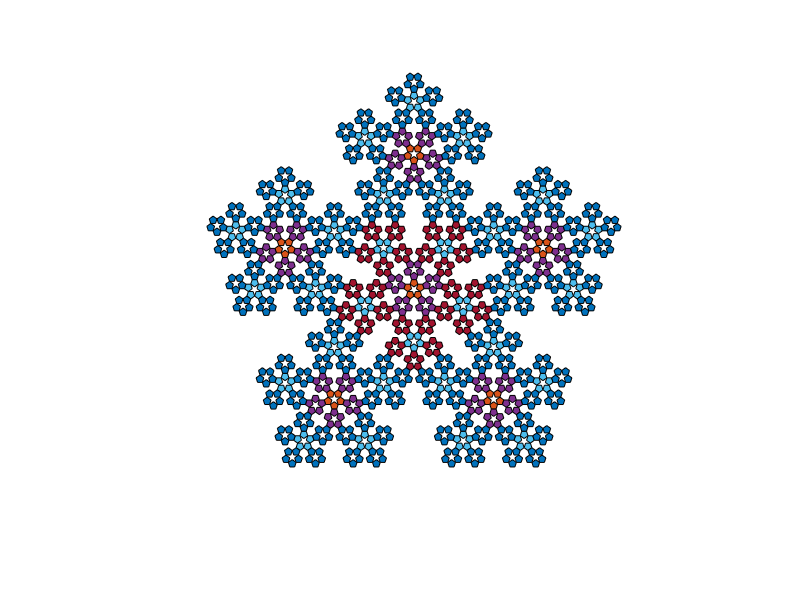

Write MATLAB code to recreate this figure.
%pentaflake2
%pentaflake
%darw curve
golden = 1.618033988749894848204586;
n=5;
h=0.5;
t=linspace(0,2*pi,n+1);
colmap=(lines);
%patch(h*sin(t),h*cos(t),colmap(1,:));
%hold on

xarr=h*sin(t-3*108/180*pi);
yarr=h*cos(t-3*108/180*pi);
phas=(-5:2:3)';
rough=length(phas);
%1%%%%%%%%%%%%%%%%%%%%%%%%%%%%%%%%%% 
for n=1:length(phas)
 [xx,yy]=pol2cart(phas(n)*72/180*pi,golden^1*h);
 patch(yy+xarr,xx+yarr,colmap(2,:));
 end


%2%%%%%%%%%%%%%%%%%%%%%%%%%%%%%%%%%%
phas=(-7:2:3)';
for k=1:5
    [roughx,roughy]=pol2cart(-k*2*pi/5+72*pi/180,(golden^3)*h+h/golden);    
    %patch(roughy+xarr,roughx+yarr,colmap(2,:));
    for n=1:rough
        %rough2=1*phas*(36)/180*pi;    
        [xx,yy]=pol2cart(phas(n)*(72)/180*pi,golden^1*h);
        patch(roughy-yy-xarr,roughx-xx-yarr,colmap(4,:));
    end
end


%3%%%%%%%%%%%%%%%%%%%%%%%%%%%%%%%%%%
% phas=(-7:2:3)';
 for kk=1:5
     [roughx2,roughy2]=pol2cart(kk*2*pi/5+36*pi/180,golden^5*h+h*golden);    
%     patch(roughy2+xarr,roughx2+yarr,colmap(5,:));
     for n=1:rough
         %rough2=1*phas*(36)/180*pi;    
         [xx,yy]=pol2cart(1*phas(n)*(72)/180*pi,golden^1*h);
         patch(roughy2-yy-xarr,roughx2-xx-yarr,colmap(6,:));
     end
        
     for k=1:5
         [roughx,roughy]=pol2cart(-k*2*pi/5+72*pi/180,golden^3*h+h/golden);    
         
         for n=1:rough
         
             [xx,yy]=pol2cart(1*phas(n)*(72)/180*pi,golden^1*h);
             patch(roughy2-roughy+yy+xarr,roughx2-roughx+xx+yarr,colmap(7,:));
         end
     end
 end
% 
% %4%%%%%%%%%%%%%%%%%%%%%%%%%%%%%%%%%%
 for kkk=1:5
     [roughx3,roughy3]=pol2cart(kkk*2*pi/5+72*pi/180,golden^7*h+h*golden^3);
    
     for n=1:rough
         
         [xx,yy]=pol2cart(1*phas(n)*(72)/180*pi,golden^1*h);
         patch(roughy3-yy-xarr,roughx3-xx-yarr,colmap(9,:));
     end
%        
     for k=1:5
         [roughx,roughy]=pol2cart(-k*2*pi/5+72*pi/180,golden^3*h+h/golden);    
         
         for n=1:rough
             
             [xx,yy]=pol2cart(1*phas(n)*(72)/180*pi,golden^1*h);
             patch(roughy3-roughy+yy+xarr,...
                   roughx3-roughx+xx+yarr,colmap(11,:));
         end
     end
 
 
     for kk=1:5
         [roughx2,roughy2]=pol2cart(kk*2*pi/5+36*pi/180,golden^5*h+h*golden);    
        
         for n=1:rough
             
             [xx,yy]=pol2cart(1*phas(n)*(72)/180*pi,golden^1*h);
             patch(roughy3-roughy2+yy+xarr,...
                   roughx3-roughx2+xx+yarr,colmap(13,:));
         end
 
         for k=1:5
             [roughx,roughy]=pol2cart(-k*2*pi/5+72*pi/180,golden^3*h+h/golden);    
           
             for n=1:rough
                 
                 [xx,yy]=pol2cart(phas(n)*(72)/180*pi,golden^1*h);
                 patch(roughy3-roughy2+roughy-yy-xarr,...
                       roughx3-roughx2+roughx-xx-yarr,colmap(15,:));
             end
         end
     end
 end
 axis square off
